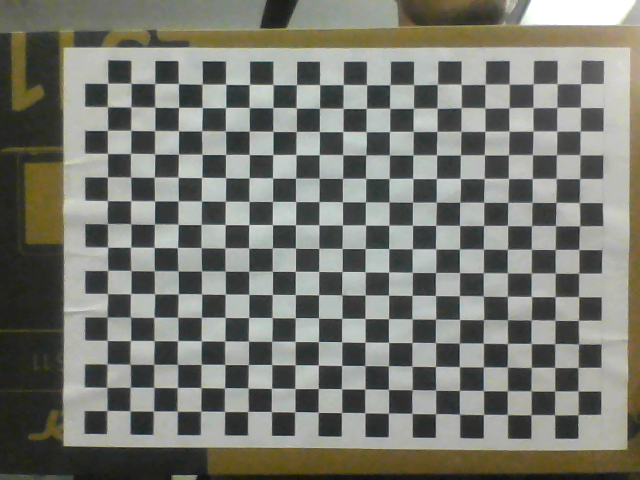
#> input picture Su19_Image_Processing/a.png, 640 x 480 px; its folder holds 4 pictures in this run
$ python 22_correspondance.py   (older library calls are emulated)
#> lines starting #> are read from the running program, lines starting #| are printed output that depends on the picture
### Su19_Image_Processing/utils.py
import numpy as np
from matplotlib import pyplot as plt
import cv2
from glob import glob

import math
from scipy import linalg
from numpy.linalg import inv
from numpy import linalg as LA

#############################################
##### -----------Utils_gamma-----------------

## (im1,im2,flow).shape=(416x416)
## num_corr= number of points taken to calculate depth
# [67 lines left out: function return_corr_from_flow, not called in this run]


def find_correspondance(img1,img2,n_pts=20):

    orb = cv2.ORB()
    orb = cv2.ORB_create(edgeThreshold=15, patchSize=31,
                    nlevels=8, fastThreshold=20,scaleFactor=1.2,
                    WTA_K=2, scoreType=cv2.ORB_HARRIS_SCORE,
                    firstLevel=0,nfeatures=500)
    kp1 = orb.detect(img1,None)
    kp1, des1 = orb.compute(img1, kp1)
    kp2 = orb.detect(img2,None)
    kp2, des2 = orb.compute(img2, kp2)

    bf = cv2.BFMatcher(cv2.NORM_HAMMING, crossCheck=True)
    matches = bf.match(des1,des2)
    matches = sorted(matches, key = lambda x:x.distance)

    good = []
    pts1 = []
    pts2 = []

    for m in matches:
        good.append([m])
        pts2.append(kp2[m.trainIdx].pt)
        pts1.append(kp1[m.queryIdx].pt)

    pts1 = np.int32(pts1)
    pts2 = np.int32(pts2)

    return pts1, pts2

# [392 lines left out: functions return_depth, find_corner_pts, essential_matrix, returnT_fromE, returnUV_fromE, returnR_fromE and 14 more, not called in this run]

### homo_im.shape = (2,numCorners,3) and E = 3x3
def error_essential_matrix(homo_im,E):
    err = np.matmul(np.matmul(homo_im[1],E),homo_im[0].T)
    return np.sum(err)/np.shape(err)[0]

#############################################
##########----------utils--------------------
#############################################


# output = 3x3 projection_matrix, input image shape=(num_points,2); obj shape=(num_points,3)
# [185 lines left out: functions projection_matrix_direct, projection_matrix3, projection_matrix4, return_pcv, returnP_fromK, RQ_decomposition and 7 more, not called in this run]

"""
img_p=return_imagepoints()
obj_p=return_objpoints()
P=projection_matrix3(img_p,obj_p)

print(P)
"""
#############################################
#############################################
#############################################
#############################################
#############################################
#############################################
#############################################
#############################################
#############################################
#############################################
#############################################
#############################################
#############################################
#############################################

### Su19_Image_Processing/22_correspondance.py
import numpy as np
from matplotlib import pyplot as plt
import cv2
from glob import glob

import math
from scipy import linalg
from numpy.linalg import inv
from utils import *

_3d_points=[]
points1=[]
points2=[]

essentialMatrix=[]
tvecs=[]
rvecs=[]
depth=[]
index=[]
image1=[]
image2=[]
X1 =[]
X2 =[]
# [62 lines of commented-out code are left out]

img_paths=glob('*.png')
# img_paths = ['data_5.png','data_6.png']
N = len(img_paths)

for i in range(N):
	j = i+1
	while(j<N):
		img1 = cv2.imread(img_paths[i],0)
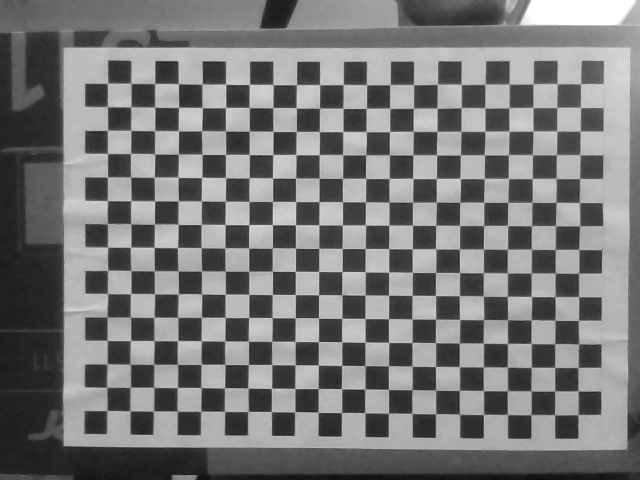
#> img1: shape (480, 640); min 14, max 255, mean 119.6
		img2 = cv2.imread(img_paths[j],0)
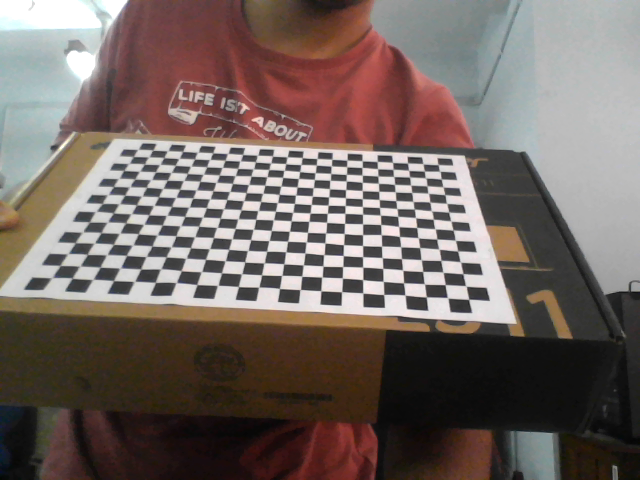
#> input picture Su19_Image_Processing/a1.png, 640 x 480 px
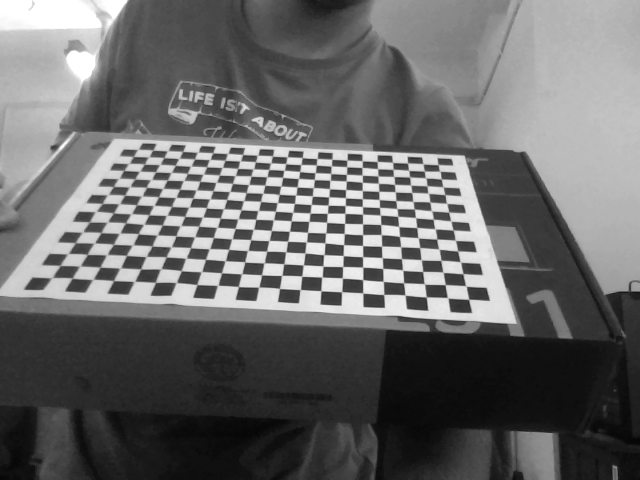
#> img2: shape (480, 640); min 5, max 255, mean 105.2
		pt1,pt2 = find_correspondance(img1,img2)
#> in find_correspondance, `kp1 = orb.detect(img1,None)`: kp1 = 500 keypoints; strongest (x, y, size): (274, 226, 31), (247, 226, 31), (226, 227, 31), (275, 179, 31)
#> in find_correspondance, `kp2 = orb.detect(img2,None)`: kp2 = 500 keypoints; strongest (x, y, size): (373, 272, 111.1), (394, 287, 111.1), (334, 227, 92.6), (373, 262, 111.1)
#> in find_correspondance, `matches = bf.match(des1,des2)`: matches = 90 matches
#> the loop in find_correspondance, `for m in matches:` made 90 passes
#> after the loop in find_correspondance, `for m in matches:`: pts1 = 90 pairs, first value 86.59 to 534.5, second value 62.21 to 435.5; pts2 = 90 pairs, first value 136.9 to 486.7, second value 153.6 to 309
#> in find_correspondance, `pts1 = np.int32(pts1)`: pts1 = 90 pairs, first value 86 to 534, second value 62 to 435
#> in find_correspondance, `pts2 = np.int32(pts2)`: pts2 = 90 pairs, first value 136 to 486, second value 153 to 309
#> pt1 has the same summary as pts1 in find_correspondance; pt2 has the same summary as pts2 in find_correspondance
		points1.append(pt1[:20])
		points2.append(pt2[:20])
		image1.append(img1)
		image2.append(img2)
		j =j+1
#> pass 2 of the loop `for i in range(N):`:
#> `j = i+1`: j = 2
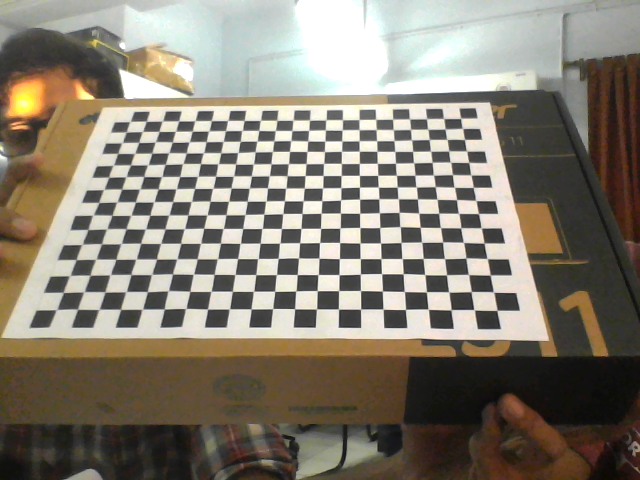
#> input picture Su19_Image_Processing/a2.png, 640 x 480 px
#> `img2 = cv2.imread(img_paths[j],0)`:
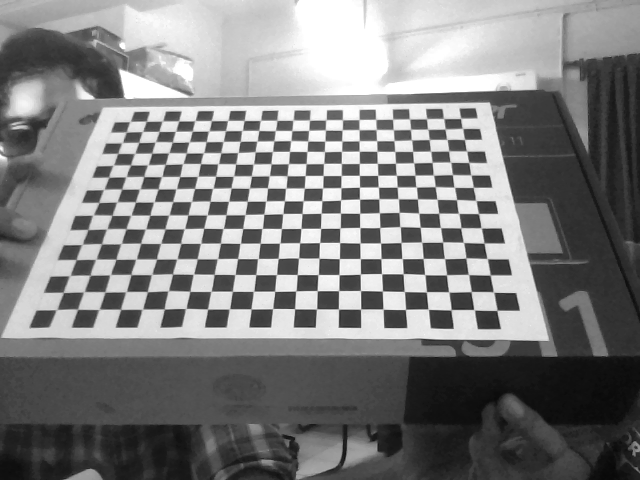
#> img2: shape (480, 640); min 7, max 255, mean 127.3
#> kp1 has the same summary as kp2
#> kp2 = 500 keypoints; strongest (x, y, size): (369, 233, 111.1), (380, 272, 31), (473, 222, 111.1), (358, 275, 31)
#> matches = 151 matches
#> after the loop in find_correspondance (call 4), `for m in matches:`: pts1 = 151 pairs, first value 136.9 to 487.2, second value 158 to 309; pts2 = 151 pairs, first value 121.8 to 501.6, second value 122.4 to 326.4
#> pt1 = 151 pairs, first value 136 to 487, second value 158 to 309; pt2 = 151 pairs, first value 121 to 501, second value 122 to 326
#> `j =j+1`: j = 3

homo_pt1 = np.array(points1)
homo_pt2 = np.array(points2)
image1 = np.array(image1)
image1 = image1[:,:,:,np.newaxis]
#> (the run stopped early here; a loop or call above may not have finished)
